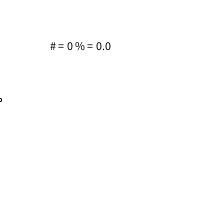
Frame 1 (no input)
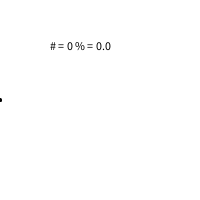
Frame 60 (the mouse pressed at the canvas centre just before this capture)
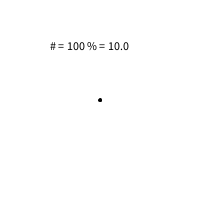
Frame 120 (the mouse held since frame 60 and released just before this capture)

The Processing sketch that drew these frames (run headless with seeded random() and noise(); from frame 60 on, the mouse is pressed at the canvas centre):

// Processing sketch: test
// ── test.pde
//converToPrecent
//proffitt
void setup(){
  size(200,200);
}


void draw(){
  background(255);
  
  ellipse(mouseX,100,3,3);
  fill(0);
  text("# = "+ mouseX + " % = " + perConverter (mouseX),50,50);
}

float perConverter (float f){
  float c= f/(10);
  return c; 
}
